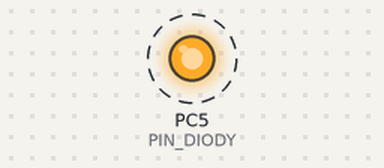
Recording of a program running on a simulated ATmega328P, built with avr-gcc and emulated at 1 MHz. On the bench: output pins drawn as LEDs (lit = HIGH). Dashed ring = blinking.

Above: at 0.5 s.
Timing chart, 0 to 4.6 s (numbered marks = the images above):
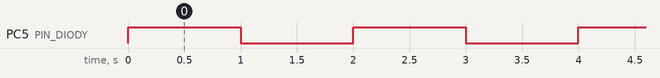

Measured:
- by itself, PC5 (PIN_DIODY): alternates HIGH for 1.0 s and LOW for 1.0 s

The program:

Main.c
```c
/*
 * Main.c
 *
 *  Created on: 18 lis 2017
 *      Author: Macko
 */


#include <avr/io.h>
#include <util/delay.h>

#define PIN_DIODY (1<<PC5)
#define PRZYCISK_DIODA (1<<PC0)


int main(void){

	DDRC|=PIN_DIODY;
	PORTC|=PIN_DIODY;
	DDRC&=~PRZYCISK_DIODA;
	PORTC|=PRZYCISK_DIODA;


	while(1){

		PORTC|=PIN_DIODY;
		_delay_ms(1000);
		PORTC&=~PIN_DIODY;
		_delay_ms(1000);


		//while(!(PINC & PRZYCISK_DIODA)){
			//PORTC&=~PIN_DIODY;
		}

	}
```
